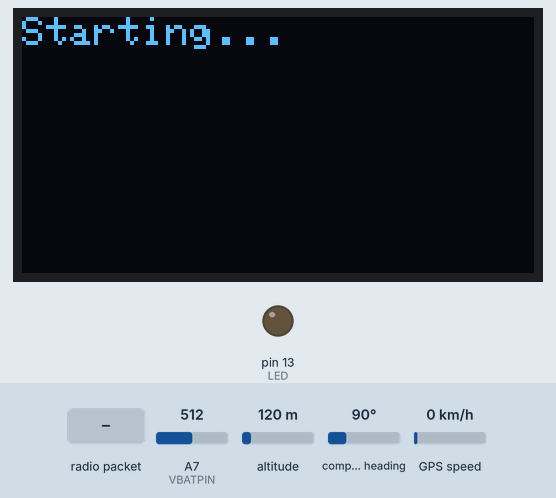
The sketch below on a simulated Arduino Nano, built with avr-gcc and run on an emulated ATmega328P. Shown: 128×64 one-colour display, output pins drawn as LEDs (lit = HIGH). Inputs (shaded band) come from the test bench; at power-on: A7 (VBATPIN) = 512, altitude 120 m, compass heading 90°, GPS speed 0 km/h. The display library's start-up logo is not drawn; the GPS gets a fix after 3 s at 37.7749, -122.4194 with 8 satellites; no radio packets arrive unless stated; pins used as bus, display or sensor lines are not drawn; what the sketch prints to the serial monitor is not drawn.

Above: at 2.4 s.
2.5 s: radio packet "gps=" arrives
At 3.0 s:
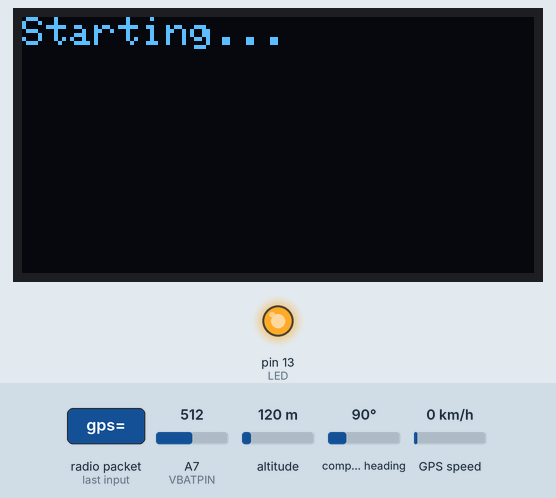
4.0 s: radio packet "gps=" arrives
At 4.3 s:
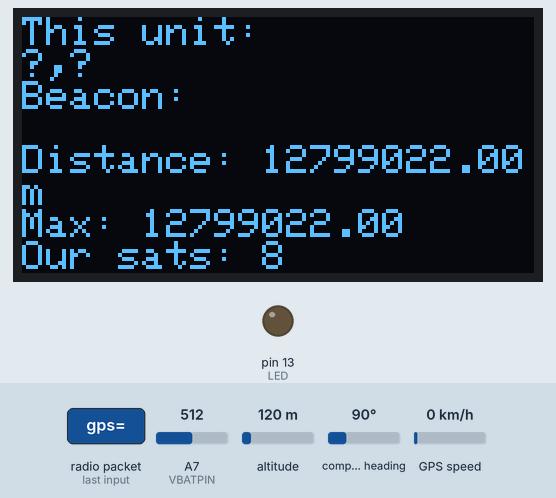
Timing chart, 0 to 7.0 s (numbered marks = the images above; inputs shaded):
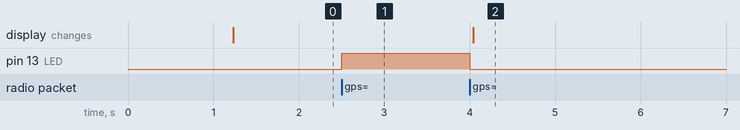

The sketch:

display-gps.ino
```cpp
#include <Adafruit_GPS.h>
#include <Adafruit_GFX.h>
#include <Adafruit_SH110X.h>
#include <TinyGPSPlus.h>


// what's the name of the hardware serial port?
//#define GPSSerial Serial1

#define CALLSIGN "KD2LYD-55"
#define COMMENTS "GPS Distance Display"

#include <SPI.h>
#include <RH_RF95.h>  //See http://www.airspayce.com/mikem/arduino/RadioHead/

#define RFM95_CS 8
#define RFM95_RST 4
#define RFM95_INT 3
#define VBATPIN A7

#define RF95_FREQ 434.0

#define LED 13
uint8_t led_status = 0;

#define BEACON_DELAY 10000 // milliseconds

RH_RF95 rf95(RFM95_CS, RFM95_INT);

Adafruit_SH1107 display = Adafruit_SH1107(64, 128, &Wire);

// Connect to the GPS on the hardware port
Adafruit_GPS GPS(&Wire);


// Set GPSECHO to 'false' to turn off echoing the GPS data to the Serial console
// Set to 'true' if you want to debug and listen to the raw GPS sentences
#define GPSECHO false

uint32_t timer = millis();
double maxdistance = 0.0;

int packetCtr = 0;

float voltage() {
  float measuredvbat = analogRead(VBATPIN);
  measuredvbat *= 2;    // we divided by 2, so multiply back
  measuredvbat *= 3.3;  // Multiply by 3.3V, our reference voltage
  measuredvbat /= 1024; // convert to voltage
  return measuredvbat;
}

void radioon() {
  // manual reset
  digitalWrite(RFM95_RST, LOW);
  delay(10);
  digitalWrite(RFM95_RST, HIGH);
  delay(10);

  while (!rf95.init()) {
    Serial.println("LoRa radio init failed");
    while (1);
  }
  Serial.println("LoRa radio init OK!");

  // Defaults after init are 434.0MHz, modulation GFSK_Rb250Fd250, +13dbM
  if (!rf95.setFrequency(RF95_FREQ)) {
    Serial.println("setFrequency failed");
    while (1);
  }
  Serial.print("Set Freq to: "); Serial.println(RF95_FREQ);


  // Defaults after init are 434.0MHz, 13dBm, Bw = 125 kHz, Cr = 4/5, Sf = 128chips/symbol, CRC on

  // The default transmitter power is 13dBm, using PA_BOOST.
  // If you are using RFM95/96/97/98 modules which uses the PA_BOOST transmitter pin, then
  // you can set transmitter powers from 5 to 23 dBm:
  rf95.setTxPower(23, false);
  Serial.println("Set power to 23.");
  Serial.print("Max packet length: "); Serial.println(RH_RF95_MAX_MESSAGE_LEN);
}

void radiooff() {
  // manual reset
  digitalWrite(RFM95_RST, LOW);
  delay(10);
}

void setup()
{
  //while (!Serial);  // uncomment to have the sketch wait until Serial is ready

  // connect at 115200 so we can read the GPS fast enough and echo without dropping chars
  // also spit it out
  Serial.begin(115200);
  Serial.println("gps displayer test 001");

  // 9600 NMEA is the default baud rate for Adafruit MTK GPS's- some use 4800
  GPS.begin(0x10);  // The I2C address to use is 0x10
  // uncomment this line to turn on RMC (recommended minimum) and GGA (fix data) including altitude
  GPS.sendCommand(PMTK_SET_NMEA_OUTPUT_RMCGGA);
  // uncomment this line to turn on only the "minimum recommended" data
  //GPS.sendCommand(PMTK_SET_NMEA_OUTPUT_RMCONLY);
  // For parsing data, we don't suggest using anything but either RMC only or RMC+GGA since
  // the parser doesn't care about other sentences at this time
  // Set the update rate
  GPS.sendCommand(PMTK_SET_NMEA_UPDATE_1HZ); // 1 Hz update rate
  // For the parsing code to work nicely and have time to sort thru the data, and
  // print it out we don't suggest using anything higher than 1 Hz

  // Request updates on antenna status, comment out to keep quiet
  GPS.sendCommand(PGCMD_ANTENNA);

  delay(1000);

  pinMode(LED, OUTPUT);
  pinMode(RFM95_RST, OUTPUT);
  digitalWrite(RFM95_RST, HIGH);

  delay(100);

  radioon();
  digitalWrite(LED, LOW);

  display.begin(0x3C, true); // Address 0x3C default
  display.display();
  display.clearDisplay();
  display.display();

  display.setRotation(1);

  display.setTextSize(1);
  display.setTextColor(SH110X_WHITE);
  display.setCursor(0, 0);
  display.print("Starting...");
  display.display();

}

//! Uptime in seconds, correcting for rollover.
long int uptime() {
  static unsigned long rollover = 0;
  static unsigned long lastmillis = millis();

  //Account for rollovers, every ~50 days or so.
  if (lastmillis > millis()) {
    rollover += (lastmillis >> 10);
    lastmillis = millis();
  }

  return (rollover + (millis() >> 10));
}

//Transmits one beacon and returns.
void beacon(float latitude, float longitude, char lat, char lon, float altitude, int satellites, int fixquality, char* timedate) {
  static int packetnum = 0;
  float vcc = voltage();

  char radiopacket[RH_RF95_MAX_MESSAGE_LEN];
  snprintf(radiopacket,
           RH_RF95_MAX_MESSAGE_LEN,
           "BEACON %s %s VCC=%d.%03d count=%d uptime=%ld gps=%f%c,%f%c,%0.2f,%d,%d gdate=%s",
           CALLSIGN,
           COMMENTS,
           (int) vcc,
           (int) (vcc * 1000) % 1000,
           packetnum,
           uptime(),
           latitude,
           lat,
           longitude,
           lon,
           altitude,
           satellites,
           fixquality,
           timedate);

  radiopacket[sizeof(radiopacket)] = 0;

  Serial.println("Sending..."); delay(10);
  rf95.send((uint8_t *)radiopacket, strlen((char*) radiopacket));

  rf95.waitPacketSent();
  packetnum++;
}

void loop() // run over and over again
{
  // Try and read our own GPS device
  char c = GPS.read();
  if (GPS.newNMEAreceived()) {
    if (!GPS.parse(GPS.lastNMEA())) {
      Serial.println("parsing our own GPS failed. Will try again next time");
      return;
    }
    /*
      if (GPS.fix) {
      Serial.print("Location: ");
      Serial.print(GPS.latitude, 4); Serial.print(GPS.lat);
      Serial.print(", ");
      Serial.print(GPS.longitude, 4); Serial.println(GPS.lon);
      Serial.print("Speed (knots): "); Serial.println(GPS.speed);
      Serial.print("Angle: "); Serial.println(GPS.angle);
      Serial.print("Altitude: "); Serial.println(GPS.altitude);
      Serial.print("Satellites: "); Serial.println((int)GPS.satellites);
      }
    */
  }

  // have we received a LoRa message?
  if (rf95.available()) {
    uint8_t buf[RH_RF95_MAX_MESSAGE_LEN];
    uint8_t len = sizeof(buf);
    int rssi = 0;
    float vcc = voltage();

    if (rf95.recv(buf, &len)) {
      rssi = rf95.lastRssi();
      //digitalWrite(LED, HIGH);
      //RH_RF95::printBuffer("Received: ", buf, len);
      //Serial.print("Got: ");

      Serial.println("We have received a LoRa message");
      buf[len] = 0;
      if (strstr((char *)buf, "gps=") && !strstr((char*)buf, "RT") && !strstr((char*)buf, "gps=0.0")) {
        Serial.print("It's GPS: ");

        if (led_status) {
          // led is on, turn off
          digitalWrite(LED, LOW);
          led_status = 0;
        } else {
          // led is off, turn on
          digitalWrite(LED, HIGH);
          led_status = 1;
        }

        packetCtr++;
        String recvd = String((char*)buf);
        String gpsRecvd = recvd.substring(recvd.indexOf("gps=") + 4);
        int idx1 = gpsRecvd.indexOf(",");
        int idx2 = gpsRecvd.indexOf(",", idx1 + 1);
        gpsRecvd = gpsRecvd.substring(0, idx2);

        Serial.println(gpsRecvd);

        float latr = gpsRecvd.substring(0, gpsRecvd.indexOf(",")).toFloat();
        float lonr = gpsRecvd.substring(gpsRecvd.indexOf(",") + 1).toFloat();

        //Serial.println(latr,10);
        //Serial.println(lonr,10);

        //Serial.println((char*)buf);
        if (GPS.fix) {
          Serial.print("Our location: ");
          //Serial.print(GPS.latitude, 6); Serial.print(GPS.lat); //.lat and .lon are the N/E/W/S
          //Serial.print(", ");
          //Serial.print(GPS.longitude, 6); Serial.println(GPS.lon);
          Serial.print(GPS.latitudeDegrees, 8);
          Serial.print(",");
          Serial.println(GPS.longitudeDegrees, 8);

          double distance = TinyGPSPlus::distanceBetween(GPS.latitudeDegrees, GPS.longitudeDegrees, latr, lonr);
          Serial.print("distance: ");
          Serial.println(distance);

          if (distance > maxdistance) {
            maxdistance = distance;
          }

          char buffer[20];
          sprintf(buffer, "%f,%f", GPS.latitudeDegrees, GPS.longitudeDegrees);

          //display.setTextSize(1);
          //display.setTextColor(SH110X_WHITE);
          display.clearDisplay();
          display.setCursor(0, 0);
          display.print("This unit:\n");
          display.print(buffer);
          display.print("\nBeacon:\n");
          display.print(gpsRecvd);
          display.print("\nDistance: ");
          display.print(distance);
          display.print("m\nMax: ");
          display.print(maxdistance);
          display.print("\nOur sats: ");
          display.print(GPS.satellites);
          display.print("\nRSSI: ");
          display.print(rssi);
          display.print("  pkts: ");
          display.print(packetCtr);
          display.display();
        } else {
          Serial.println("not updating display because we have no GPS Fix");
        }
      } else {
        Serial.println("It's not valid GPS data");
      }
    }
  }
}


/*
  // read data from the GPS in the 'main loop'
  char c = GPS.read();
  // if you want to debug, this is a good time to do it!
  if (GPSECHO)
  if (c) Serial.print(c);

  // if a sentence is received, we can check the checksum, parse it...
  if (GPS.newNMEAreceived()) {
  // a tricky thing here is if we print the NMEA sentence, or data
  // we end up not listening and catching other sentences!
  // so be very wary if using OUTPUT_ALLDATA and trying to print out data
  if (GPSECHO){
    Serial.print(GPS.lastNMEA()); // this also sets the newNMEAreceived() flag to false
  }
  if (!GPS.parse(GPS.lastNMEA())) // this also sets the newNMEAreceived() flag to false
    return; // we can fail to parse a sentence in which case we should just wait for another
  }

  // approximately every X seconds or so, print out the current stats
  unsigned int td_len = 32;
  char timedate[td_len];
  if (millis() - timer > BEACON_DELAY) {
  timer = millis(); // reset the timer
  Serial.print("\nTime: ");
  if (GPS.hour < 10) { Serial.print('0'); }
  Serial.print(GPS.hour, DEC); Serial.print(':');
  if (GPS.minute < 10) { Serial.print('0'); }
  Serial.print(GPS.minute, DEC); Serial.print(':');
  if (GPS.seconds < 10) { Serial.print('0'); }
  Serial.print(GPS.seconds, DEC); Serial.print('.');
  if (GPS.milliseconds < 10) {
    Serial.print("00");
  } else if (GPS.milliseconds > 9 && GPS.milliseconds < 100) {
    Serial.print("0");
  }
  Serial.println(GPS.milliseconds);
  Serial.print("Date: ");
  Serial.print(GPS.day, DEC); Serial.print('/');
  Serial.print(GPS.month, DEC); Serial.print("/20");
  Serial.println(GPS.year, DEC);
  Serial.print("Fix: "); Serial.print((int)GPS.fix);
  Serial.print(" quality: "); Serial.println((int)GPS.fixquality);

  snprintf(timedate, td_len, "%u-%u-%u_%u:%u:%u", GPS.year, GPS.month, GPS.day, GPS.hour, GPS.minute, GPS.seconds);
  Serial.print("djdate:");
  Serial.println(timedate);

  if (GPS.fix) {
    Serial.print("Location: ");
    Serial.print(GPS.latitude, 4); Serial.print(GPS.lat);
    Serial.print(", ");
    Serial.print(GPS.longitude, 4); Serial.println(GPS.lon);
    Serial.print("Speed (knots): "); Serial.println(GPS.speed);
    Serial.print("Angle: "); Serial.println(GPS.angle);
    Serial.print("Altitude: "); Serial.println(GPS.altitude);
    Serial.print("Satellites: "); Serial.println((int)GPS.satellites);
      radioon();
      //Transmit a beacon once every five minutes.
      snprintf(timedate, td_len, "%u-%u-%u_%02u:%02u:%02u", GPS.year, GPS.month, GPS.day, GPS.hour, GPS.minute, GPS.seconds);
      Serial.print("djdate:");
      Serial.println(timedate);
      beacon(GPS.latitude, GPS.longitude, GPS.lat, GPS.lon, GPS.altitude, (int)GPS.satellites, GPS.fixquality, timedate);
      //Then turn the radio off to save power.
      radiooff();
  } else {
      radioon();
      //Transmit a beacon once every five minutes.
      snprintf(timedate, td_len, "%u-%u-%u_%u:%u:%u", 0,0,0,0,0,0);
      Serial.print("djdate:");
      Serial.println(timedate);
      //void beacon(float latitude, float longitude, char lat, char lon, float altitude, int satellites, int fixquality, char* timedate){
      beacon(0.0, 0.0, 'X', 'X',0.0, 0,0, timedate);
      //Then turn the radio off to save power.
      radiooff();
  }
  }
*/
```

Measured:
- after the input at 2.5 s, pin 13 (LED): LOW → HIGH at once
- after the input at 4.0 s, pin 13 (LED): HIGH → LOW at once; the display: changes at once (image 2)
